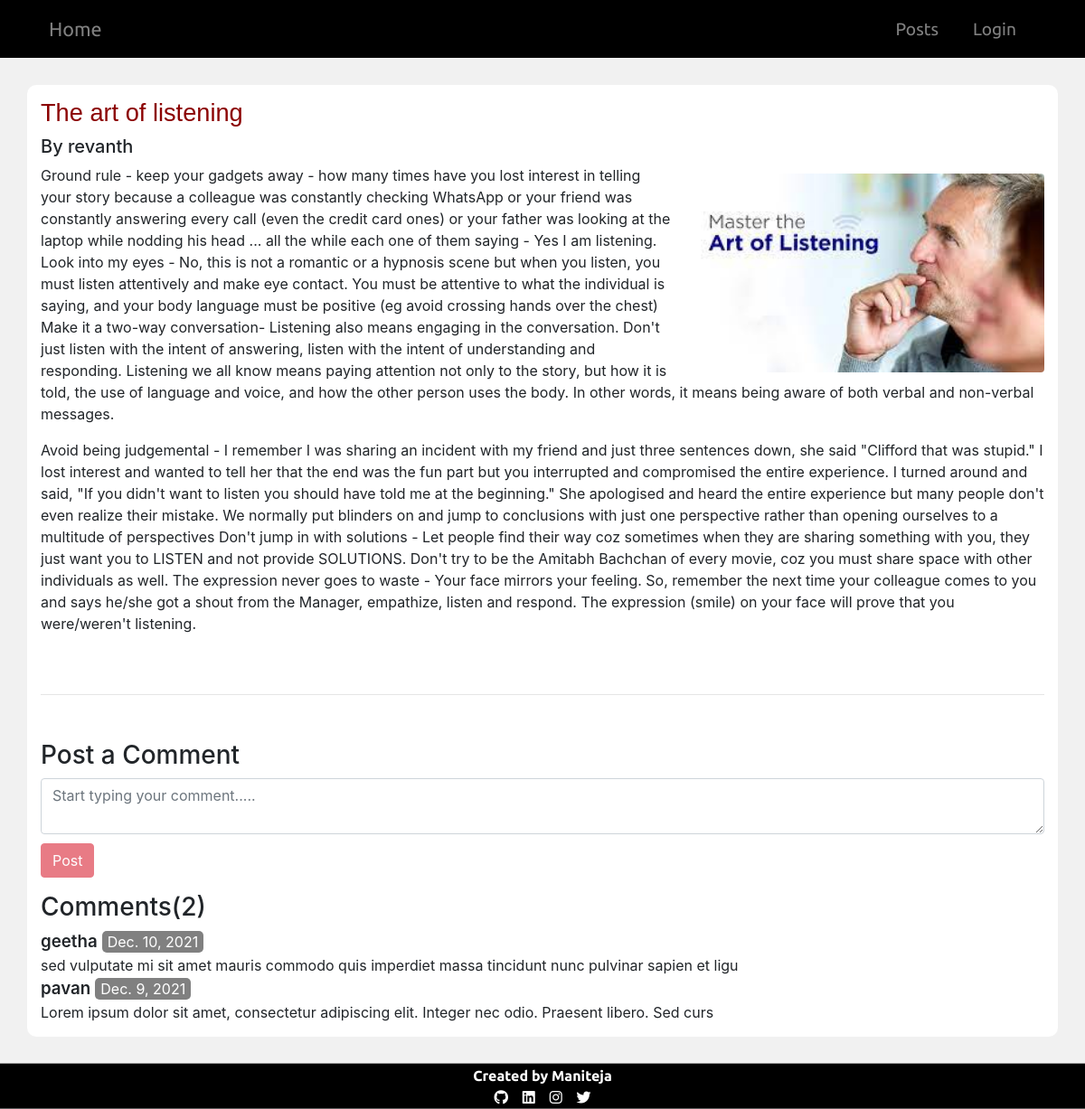
The app's page /blog/blog-details/The-art-of-listening-b9ed89b7-3f70-4765-9c90-6401ac248a70 with its own data.
### blog_app/models.py (models this page shows, shortened)
class Blog(models.Model):
    author=models.ForeignKey(User,on_delete=models.CASCADE,related_name='post_author')
    blog_title=models.CharField(max_length=100,verbose_name='Title')
    slug=models.SlugField(max_length=250,unique=True)
    blog_content=HTMLField(verbose_name='Description')
    blog_image=models.ImageField(upload_to='blog_images',verbose_name='Image')
    publish_date=models.DateField(auto_now_add=True)
    update_date=models.DateField(auto_now=True)
    class Meta:
        ordering=['-publish_date']

class Comment(models.Model):
    blog=models.ForeignKey(Blog,on_delete=models.CASCADE,related_name='blog_comment')
    user=models.ForeignKey(User,on_delete=models.CASCADE,related_name='user_comment')
    comment=models.CharField(max_length=100,verbose_name='')
    comment_date=models.DateField(auto_now_add=True)
    class Meta:
        ordering=['-comment_date']

### blog_app/views.py (the view)
# urls.py: path('blog-details/<slug:slug>',views.blog_details,name='blog_details'),
def blog_details(request,slug):
    blog=Blog.objects.get(slug=slug)
    if request.method=='POST':
        if not blog.author==request.user:
            comment=request.POST.get('comment')
            new_comment=Comment.objects.create(comment=comment,blog=blog,user=request.user)
            new_comment.save()
            return HttpResponseRedirect(reverse('blog_app:blog_details',kwargs={'slug':slug}))
    return render(request,'blog_details.html',context={'blog':blog})

### blog_app/templates/blog_details.html (shortened to what this page needs)
{% extends 'base.html' %}
{% load crispy_forms_tags %}
{% block body %}
{% load static %}
<link rel="stylesheet" href="{% static 'css/blog_details.css' %}">
<div class="row">
    <div class="col col-12">
        <h3 class="title">{{blog.blog_title}}</h3>
        <h5>By {{blog.author}}</h5>
    </div>
    <div class="col col-12">
        <div class="image">
            <img src="/media/{{blog.blog_image}}" alt="" title="{{blog.blog_title}}" class="rounded" width="100%">
        </div>
        {% autoescape off %}
        {{blog.blog_content}}
        {% endautoescape %}
    </div>
    <div class="col-12">
        <hr>
    </div>
    <div class="col-12">
        {% if user.is_authenticated %}
        <form method="post" id="cmtForm">
            <div class="form-group">
                <h3>Post a Comment</h3>
                <textarea type="text" name="comment" required placeholder="Start typing your comment....."
                    class="form-control" id=""></textarea>
                {% csrf_token %}
                <div>
                    <button type="submit" class="btn btn-danger cmt_submit">Post</button>
                </div>
            </div>
        </form>
        {% else %}
        <form method="post" id="cmtForm">
            <div class="form-group">
                <h3>Post a Comment</h3>
                <textarea type="text" name="comment" required placeholder="Start typing your comment....."
                    class="form-control" id="cmtPOP"></textarea>
                <div>
                    <button type="submit" class="btn btn-danger cmt_submit" disabled>Post</button>
                </div>
            </div>
        </form>
        {% endif %}
    </div>
    <div class="col-12">
        <h3>Comments({{ blog.blog_comment.count }})</h3>
        {% if blog.blog_comment.all %}
        {% for comment in blog.blog_comment.all %}
        <div>
            <span class="cmt_user">{{comment.user}}</span><span class="cmt_date">{{comment.comment_date}}</span>
            <br>
            {{comment.comment}}
        </div>
        {% endfor %}
        {% else %}
        <strong>Be the first person to comment on this post:)</strong>
        {% endif %}
    </div>
</div>
{% endblock %}

### static/css/style.css (style rules this page uses)
html { scroll-behavior: smooth; }
body { background-color: #f1f1f1f1; }

### static/css/blog_details.css (style rules this page uses)
.title { font-size: 1.7rem; color: darkred; font-family: 'Varela Round',sans-serif; }
.row { padding-top: 15px; padding-bottom: 15px; background-color: #FFFFFF; border-radius: 10px; }
hr { margin: 50px 0; }
.cmt_submit { margin-top: 10px; }
.cmt_user { font-weight: 600; font-size: 1.17rem; }
.cmt_date { background-color: gray; color: white; padding: 2px 6px; border-radius: 5px; margin-left: 5px; }
@media screen and (min-width:992px) { img { width: 390px; height: 220px; } }
@media screen and (min-width:992px) { .image { padding-left: 20px; float: right; margin-top: 10px; } }

### records on screen
Blog: blog_title "The art of listening", author "revanth", blog_image (picture), blog_content "Ground rule - keep your gadgets away - how many times have you lost interest in telling your story because a colleague was constantly checking WhatsApp or your friend was constantly answering every call (even the credit card ones) or your father was looking at the laptop while nodding his head ... all the while each one of them saying - Yes I am listening. Look into my eyes - No, this is not a romantic or a hypnosis scene but when you listen, you must listen attentively and make eye contact. You must be attentive to what the individual is saying, and your body language must be positive (eg avoid crossing hands over the chest) Make it a two-way conversation- Listening also means engaging in…", blog_comment.count "2"
Comment: user "geetha", comment_date "Dec. 10, 2021", comment "sed vulputate mi sit amet mauris commodo quis imperdiet massa tincidunt nunc pulvinar sapien et ligu"
Comment: user "pavan", comment_date "Dec. 9, 2021", comment "Lorem ipsum dolor sit amet, consectetur adipiscing elit. Integer nec odio. Praesent libero. Sed curs"
